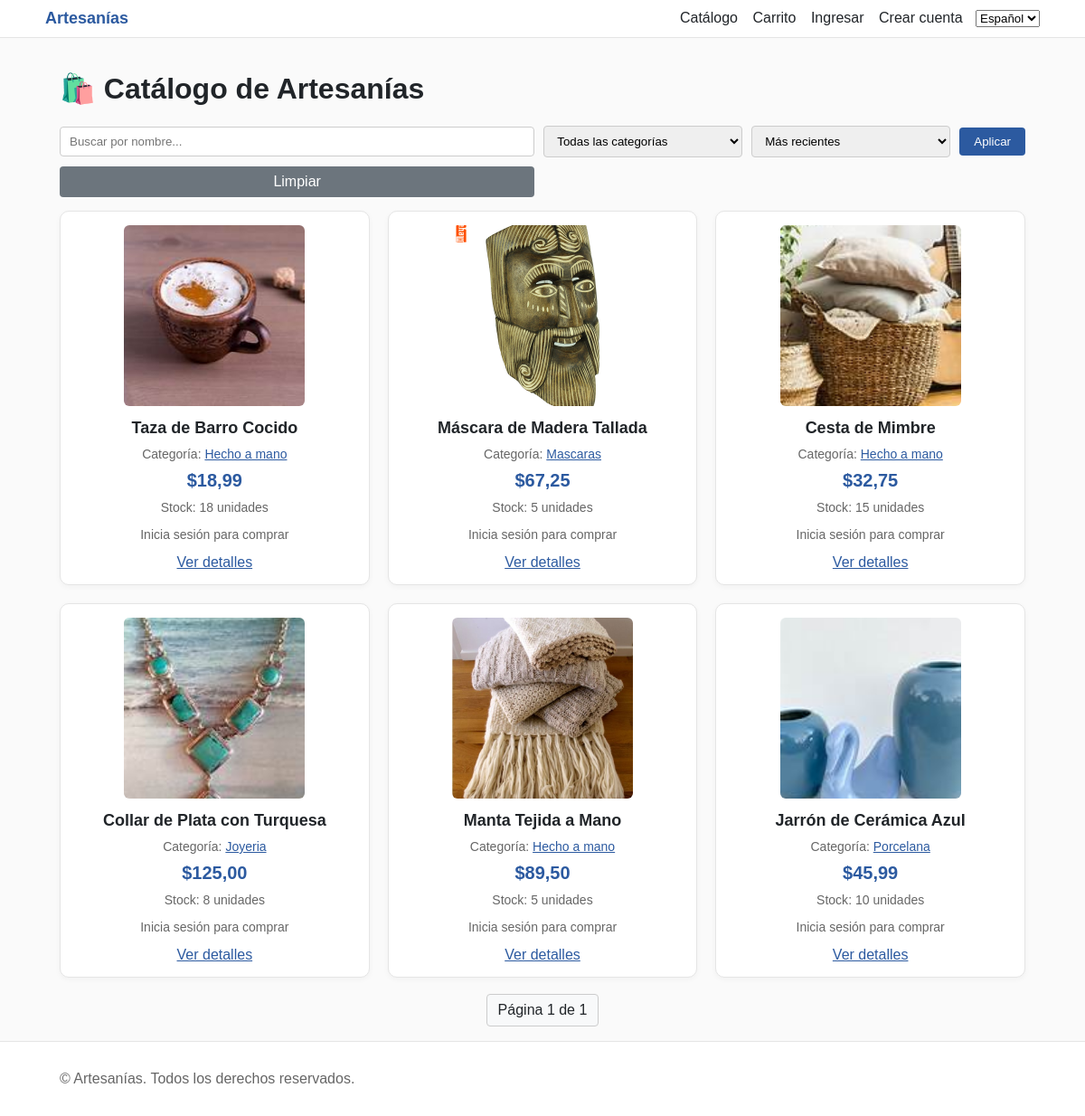
The app's page /es/ with its own data.
### store/models.py (models this page shows, shortened)
class Producto(models.Model):
    nombre = models.CharField(max_length=100)
    descripcion = models.TextField()
    precio = models.DecimalField(max_digits=10, decimal_places=2)
    imagen = models.ImageField(upload_to='productos/', blank=True, null=True)
    stock = models.PositiveIntegerField(default=0)
    fecha_creacion = models.DateTimeField(auto_now_add=True)
    categoria = models.ForeignKey('Categoria', null=True, blank=True, on_delete=models.SET_NULL)

class Categoria(models.Model):
    nombre = models.CharField(max_length=100, unique=True)
    descripcion = models.TextField(blank=True)
    fecha_creacion = models.DateTimeField(auto_now_add=True)

### store/views.py (the view)
# urls.py: path('', views.product_list, name='product_list'),
def product_list(request):
    q = request.GET.get('q', '').strip()
    categoria_id = request.GET.get('categoria')
    sort = request.GET.get('sort', 'recent')
    productos = Producto.objects.all()
    if q:
        productos = productos.filter(nombre__icontains=q)
    if categoria_id:
        productos = productos.filter(categoria_id=categoria_id)
    sort_map = {
        'recent': '-fecha_creacion',
        'price_asc': 'precio',
        'price_desc': '-precio',
        'name_asc': 'nombre',
        'name_desc': '-nombre',
    }
    productos = productos.order_by(sort_map.get(sort, '-fecha_creacion'))
    paginator = Paginator(productos, 12)
    page = request.GET.get('page')
    try:
        productos_page = paginator.page(page)
    except PageNotAnInteger:
        productos_page = paginator.page(1)
    except EmptyPage:
        productos_page = paginator.page(paginator.num_pages)
    categorias = Categoria.objects.all().order_by('nombre')
    contexto = {
        'productos': productos_page,
        'q': q,
        'categorias': categorias,
        'categoria_seleccionada': int(categoria_id) if categoria_id else None,
        'sort': sort,
        'page_obj': productos_page,
    }
    return render(request, 'store/product_list.html', contexto)

### templates/store/product_list.html (shortened to what this page needs)
{% extends 'base.html' %}
{% load i18n %}
{% block content %}
  <h1>🛍️ {% trans 'Catálogo de Artesanías' %}</h1>
  <form method="get" action="" style="margin: 15px 0; display: grid; grid-template-columns: 1fr 220px 220px auto; gap: 10px; align-items: center;">
    <input type="text" name="q" placeholder="{% trans 'Buscar por nombre...' %}" value="{{ q }}" style="padding: 8px 10px; border: 1px solid #ccc; border-radius: 4px;">
    <select name="categoria" style="padding: 8px 10px; border: 1px solid #ccc; border-radius: 4px;">
      <option value="">{% trans 'Todas las categorías' %}</option>
    </select>
    <select name="sort" style="padding: 8px 10px; border: 1px solid #ccc; border-radius: 4px;">
      <option value="recent" {% if sort == 'recent' %}selected{% endif %}>{% trans 'Más recientes' %}</option>
    </select>
    <button type="submit" style="padding: 8px 16px; background-color: #2c5aa0; color: white; border: none; border-radius: 4px; cursor: pointer;">{% trans 'Aplicar' %}</button>
    <a href="{% url 'product_list' %}" style="padding: 8px 12px; background-color: #6c757d; color: white; text-decoration: none; border-radius: 4px; text-align: center;">{% trans 'Limpiar' %}</a>
  </form>
  <div class="product-grid">
    {% for p in productos %}
      <div class="product-card">
        {% if p.imagen %}
          <img src="{{ p.imagen.url }}" alt="{{ p.nombre }}" class="product-image" loading="lazy" width="200" height="200">
        {% else %}
          <div class="no-image">📷 Sin imagen</div>
        {% endif %}
        <div class="product-name">{{ p.nombre }}</div>
        {% if p.categoria %}
        <div class="product-stock" style="margin-bottom: 6px;">
          {% trans 'Categoría' %}: <a href="?categoria={{ p.categoria.id }}&q={{ q }}&sort={{ sort }}" style="color:#2c5aa0;">{{ p.categoria.nombre }}</a>
        </div>
        {% endif %}
        <div class="product-price">${{ p.precio }}</div>
        {% if p.stock > 0 %}
        <div class="product-stock">{% trans 'Stock' %}: {{ p.stock }} {% trans 'unidades' %}</div>
        {% else %}
        <div class="product-stock" style="color:#dc3545; font-weight:bold;">{% trans 'Sin stock' %}</div>
        {% endif %}
        {% if user.is_authenticated %}
          {% if p.stock > 0 %}
            <form method="post" action="{% url 'add_to_cart' p.pk %}" style="margin-top: 10px; display:flex; gap:8px; justify-content:center; align-items:center;">
              {% csrf_token %}
              <input type="number" name="cantidad" value="1" min="1" max="{{ p.stock }}" style="width:80px; padding:6px; border:1px solid #ccc; border-radius:4px;">
              <button type="submit" class="add-to-cart-btn">🛒 {% trans 'Añadir' %}</button>
            </form>
          {% else %}
            <p style="color:#dc3545; font-weight:bold;">{% trans 'Sin stock' %}</p>
          {% endif %}
        {% else %}
          <p style="color: #666; font-size: 14px;">{% trans 'Inicia sesión para comprar' %}</p>
        {% endif %}
        <a href="{% url 'product_detail' p.pk %}?next={{ request.get_full_path|urlencode }}" style="display: block; margin-top: 10px; color: #2c5aa0;">{% trans 'Ver detalles' %}</a>
      </div>
    {% empty %}
      <div style="grid-column: 1 / -1; text-align: center; padding: 40px;">
        <h2>{% trans 'No hay productos disponibles' %}</h2>
        <p>{% trans 'Vuelve más tarde para ver nuestros productos de artesanías.' %}</p>
      </div>
    {% endfor %}
  </div>
  {% if page_obj %}
  <div style="margin-top: 18px; display:flex; justify-content:center; gap:8px;">
    <span style="padding:8px 12px; border:1px solid #ccc; border-radius:4px; background:#f8f9fa;">{% trans 'Página' %} {{ page_obj.number }} {% trans 'de' %} {{ page_obj.paginator.num_pages }}</span>
  </div>
  {% endif %}
{% endblock %}

### templates/base.html (style rules this page uses)
:root { --primary:#2c5aa0; --primary-dark:#1e3d6f; --success:#28a745; --danger:#dc3545; --muted:#6c757d; }
* { box-sizing: border-box; }
html, body { margin:0; padding:0; font-family: Arial, sans-serif; background:#fafafa; color:#212529; }
a { color: var(--primary); }

### templates/store/product_list.html (style rules this page uses)
.product-grid { display: grid; grid-template-columns: repeat(auto-fit, minmax(280px, 1fr)); gap: 20px; }
.product-card { background:#fff; border: 1px solid #e5e5e5; padding: 15px; border-radius: 10px; text-align: center; box-shadow: 0 2px 6px rgba(0,0,0,0.04); }
.product-image { max-width: 200px; max-height: 200px; object-fit: cover; border-radius: 6px; }
.product-name { font-size: 18px; font-weight: bold; margin: 10px 0; }
.product-price { font-size: 20px; color: #2c5aa0; font-weight: bold; margin: 10px 0; }
.product-stock { color: #666; font-size: 14px; }

### records on screen
Producto: imagen (picture), nombre "Taza de Barro Cocido", categoria.nombre "Hecho a mano", precio "18,99", stock "18"
Producto: imagen (picture), nombre "Máscara de Madera Tallada", categoria.nombre "Mascaras", precio "67,25", stock "5"
Producto: imagen (picture), nombre "Cesta de Mimbre", categoria.nombre "Hecho a mano", precio "32,75", stock "15"
Producto: imagen (picture), nombre "Collar de Plata con Turquesa", categoria.nombre "Joyeria", precio "125,00", stock "8"
Producto: imagen (picture), nombre "Manta Tejida a Mano", categoria.nombre "Hecho a mano", precio "89,50", stock "5"
Producto: imagen (picture), nombre "Jarrón de Cerámica Azul", categoria.nombre "Porcelana", precio "45,99", stock "10"

### other values on screen
{{ page_obj.number }} "1"
{{ page_obj.paginator.num_pages }} "1"
form field language "Español"
